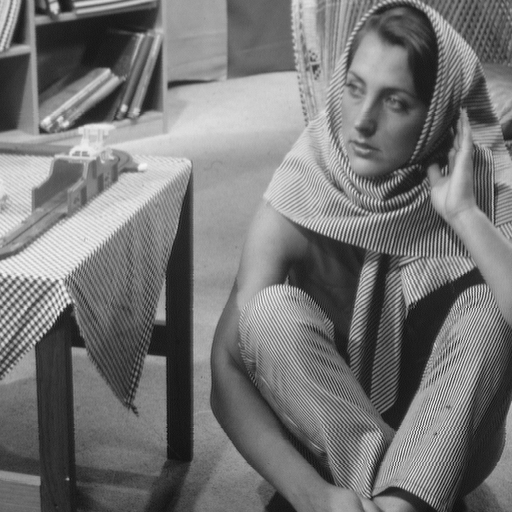
#> input picture tp3/2024_DF_Lab3_Code/barbara512.bmp, 512 x 512 px
$ jupyter execute --allow-errors assignment3_DenisFedosov_DF.ipynb
#> lines starting #> are read from the running program, lines starting #| are printed output that depends on the picture
[cell 1]
import cv2
import matplotlib.pyplot as plt
import numpy as np
from PIL import Image

# Step 0
## Preparing main functions (based on matlab code) and importing images

#> (a cell that did not finish here is left out)

# Step 1 generation of JPEG compressed and double JPEG compressed images

## Investigate properties of quantization matrix (QM) for different values of quality factor (QF)

[cell 3]
qf_values = []
#> qf_values = []
factor_values = []

for qf in range(10, 110, 10):
    qf_values.append(qf)
    if qf > 50:
        factor = (100 - qf) / 50
    else:
        factor = 50 / qf

    factor_values.append(factor)
#> after the loop, factor_values = [5, 2.5, 1.67, 1.25, 1, 0.8, 0.6, 0.4, 0.2, 0]; qf_values = [10, 20, 30, 40, 50, 60, 70, 80, 90, 100]

# Create the plot
plt.plot(qf_values, factor_values, marker='o', linestyle='-', color='b')

# Adding labels and title
plt.xlabel('Quality Factor (QF)')
plt.ylabel('Scaling factor')
plt.title('Scaling factor for different Quality Factor values')

# Display the plot
plt.grid(True)
plt.show()
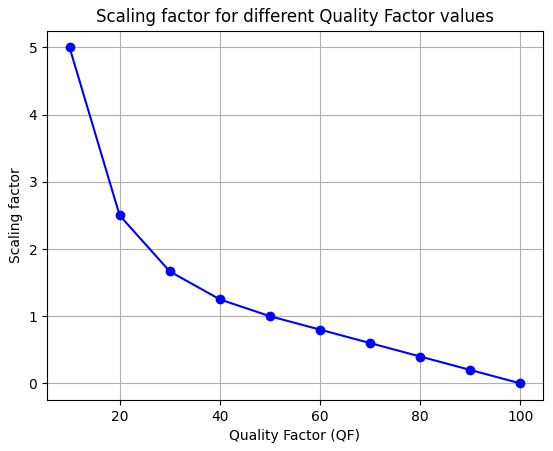
#> figure drawn by matplotlib, 1 panel; curve peaks at x = 10, y = 5

The quality factor (QF) determines the level of compression by scaling the QM—higher QF values result in less aggressive compression, preserving more image detail, while lower QF values increase compression at the cost of visual quality. As we can observe the graphic above, scaling factor is near 0 when the QF is near 100, which means (as expected) that the compression is low. More we decrease the quality factor, more is the scaling factor, so the compression will be more agressive.

## Generate JPEG compressed image with QF1

#> (a cell that did not finish here is left out)

## Generate double JPEG compressed image with QF2 (QF2 ≠ QF1)

#> (a cell that did not finish here is left out)

# Step 2 analysis of DCT coefficients of JPEG compressed images

## Global analysis of DCT coefficients:

[cell 6]
# [24 lines left out: function plot_histogram_coefficient, not called in this run]

#> (a cell that did not finish here is left out)

#> (a cell that did not finish here is left out)

#> (a cell that did not finish here is left out)

In both histograms we can see that a lot of values are concentrated near 0. This is an expected behaviour, because as we know DCT quantization tends to reduce high frequency values to 0 and keep all important information if low frequency values.

We can observe that QF1 has a more aggressive compression compare to QF2. The values are less dispersed. So higher is QF, more details and larger is the bin repartition.

Also as expected from the lectures, in the case of QF1 < QF2 we can observe the one bin out of 2 is empty (the second quantization re-distributes the quantized coefficients into more bins than the first quantization). In case of QF1 > QF2 it's a bit more difficult to notice the manipulation but we can observe some bins contain more samples that neighbouring bins (even bins receive samples from more original bins with respect to the odd bins).

## Pairwise analysis of DCT coefficients

[cell 10]
# [25 lines left out: function plot_histogram_coefficient_pairwise, not called in this run]

#> (a cell that did not finish here is left out)

#> (a cell that did not finish here is left out)

For this pairwise histograms we know that after zigzag reordering, the first element contains the most important information about the image, and than the importance of the elements decrease. That's what we observe in the graphics. For example when the first one is set between (-50, 50), the last one is approximatly between (-5,5). The number of elements in the bin is also increasing more we approach the end of the list, because the number of 0 elements is increasing.

In this case we can observe the same patterns of compression as in the previous example. For smaller quality factor we can observe that the data is less distributed and more concentrated near 0. The inverse behaviour is observed for higher QF. Both empty bins and neighbouring bins phenomenon are well visible on the first elements.

# Step 3: detection of image manipulation based on double JPEG compression detection

[cell 13]
# [26 lines left out: function plot_histogram_step3, not called in this run]

#> (a cell that did not finish here is left out)

#> (a cell that did not finish here is left out)

#> (a cell that did not finish here is left out)

In first case (QF1 < QF2) we can observe in first elements that some bins contain more samples. This come from the fact that there are a lot of elements coming from the first aggressive compression. This is the case of double compression.

In the second case (QF1 > QF2) it's more difficult to notice, because first compression was less aggressive and it created less information loss (so less samples near 0). It is more difficult to notice on this charts. I have the same impression for ManImage1 above and ManImage2 below.

[cell 17]
I_orig2 = Image.open('2024_DF_Lab3_Code/barbara512.bmp')
#> I_orig2 is the input picture: PIL image 512x512 L; min 12, max 246, mean 117.4
I_orig2 = np.array(I_orig2, dtype=float)
#> I_orig2: shape (512, 512) float64

#> (the rest of this cell did not finish here and is left out)
